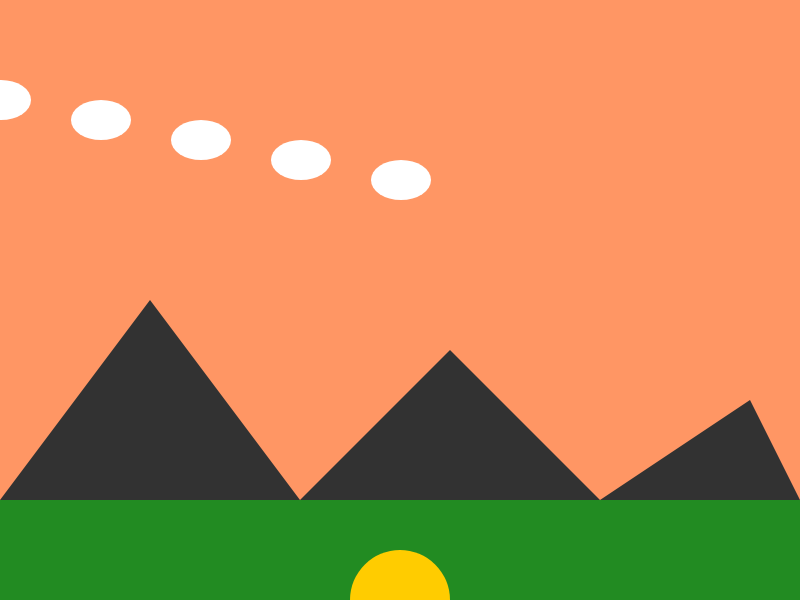
Frame 1 (no input)
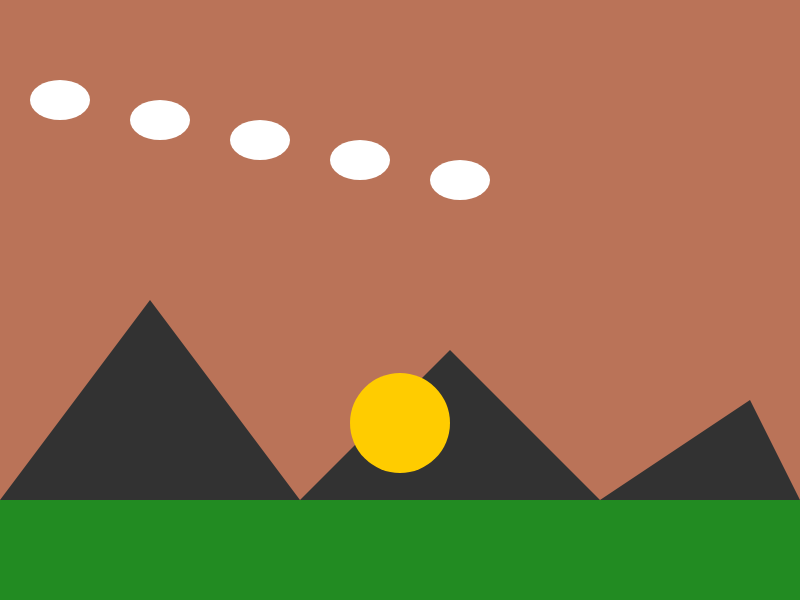
Frame 60 (no input)
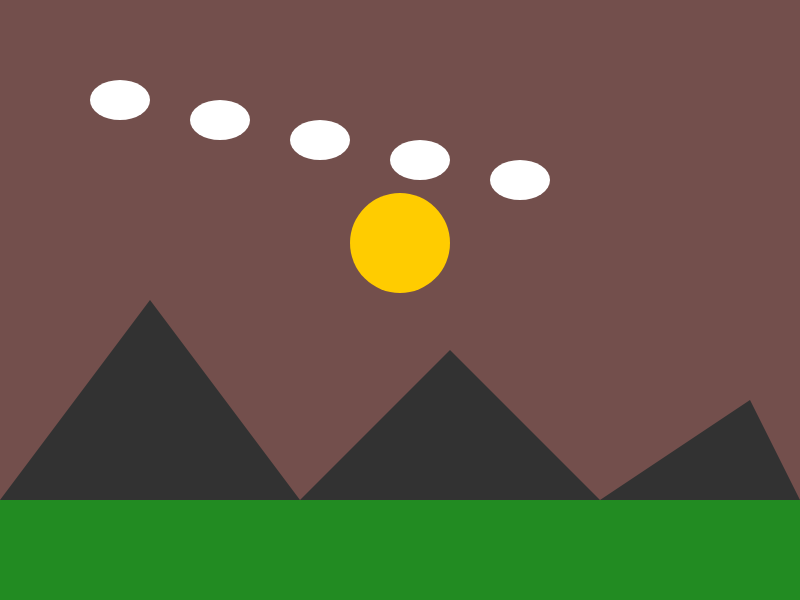
Frame 120 (the mouse pressed at the canvas centre since frame 60)

The p5.js sketch that drew these frames (run headless with seeded random() and noise() and a simulated clock; from frame 60 on, the mouse is pressed at the canvas centre):

// p5.js sketch
// ── sketch.js
let time = 0;
let transitionSpeed = 0.005; // Slowed down for better clarity

function setup() {
  createCanvas(800, 600);
  noStroke();
}

function draw() {
  let dayPhase = time % 3;

  if (dayPhase < 1) {
    drawSunset(dayPhase);
  } else if (dayPhase < 2) {
    drawNight(dayPhase - 1);
  } else {
    drawDay(dayPhase - 2);
  }

  time += transitionSpeed;
}

function drawSunset(phase) {
  background(lerpColor(color(255, 150, 100), color(20, 30, 60), phase));
  drawHorizon();
  drawClouds();
  drawSun(height - (height * phase)); // Sun going down
}

function drawNight(phase) {
  background(lerpColor(color(20, 30, 60), color(0, 0, 0), phase));
  drawHorizon();
  drawStars();
  drawCrescentMoon(height / 2); // Crescent Moon at a fixed position
}

function drawDay(phase) {
  background(lerpColor(color(0, 0, 0), color(135, 206, 235), phase));
  drawHorizon();
  drawClouds();
  drawSun(height * phase); // Sun rising
}

function drawHorizon() {
  fill(34, 139, 34);
  rect(0, height - 100, width, 100); // Grass
  drawMountains(); // Mountains on horizon
}

function drawMountains() {
  fill(50, 50, 50);
  beginShape();
  vertex(0, height - 100);
  vertex(150, height - 300);
  vertex(300, height - 100);
  vertex(450, height - 250);
  vertex(600, height - 100);
  vertex(750, height - 200);
  vertex(800, height - 100);
  endShape(CLOSE);
}

function drawClouds() {
  fill(255);
  for (let i = 0; i < 5; i++) {
    ellipse((frameCount + i * 100) % width, 100 + i * 20, 60, 40);
  }
}

function drawStars() {
  for (let i = 0; i < 100; i++) {
    fill(255, 255, 255, 200); // Stars opacity
    ellipse(random(width), random(height), 2, 2); // Small stars
    fill(255, 255, 255, 150); // Slightly faded stars
    ellipse(random(width), random(height), 3, 3); // Medium stars
    fill(255, 255, 255, 100); // More faded stars
    ellipse(random(width), random(height), 4, 4); // Large stars
  }
}

function drawSun(yPos) {
  fill(255, 204, 0);
  ellipse(width / 2, yPos, 100, 100);
}

function drawCrescentMoon(yPos) {
  fill(255);
  arc(width / 2, yPos, 50, 50, PI / 4, 7 * PI / 4); // Main part of the moon
  fill(0);
  arc(width / 2 + 10, yPos, 50, 50, PI / 4, 7 * PI / 4); // Dark part to create crescent shape
}
